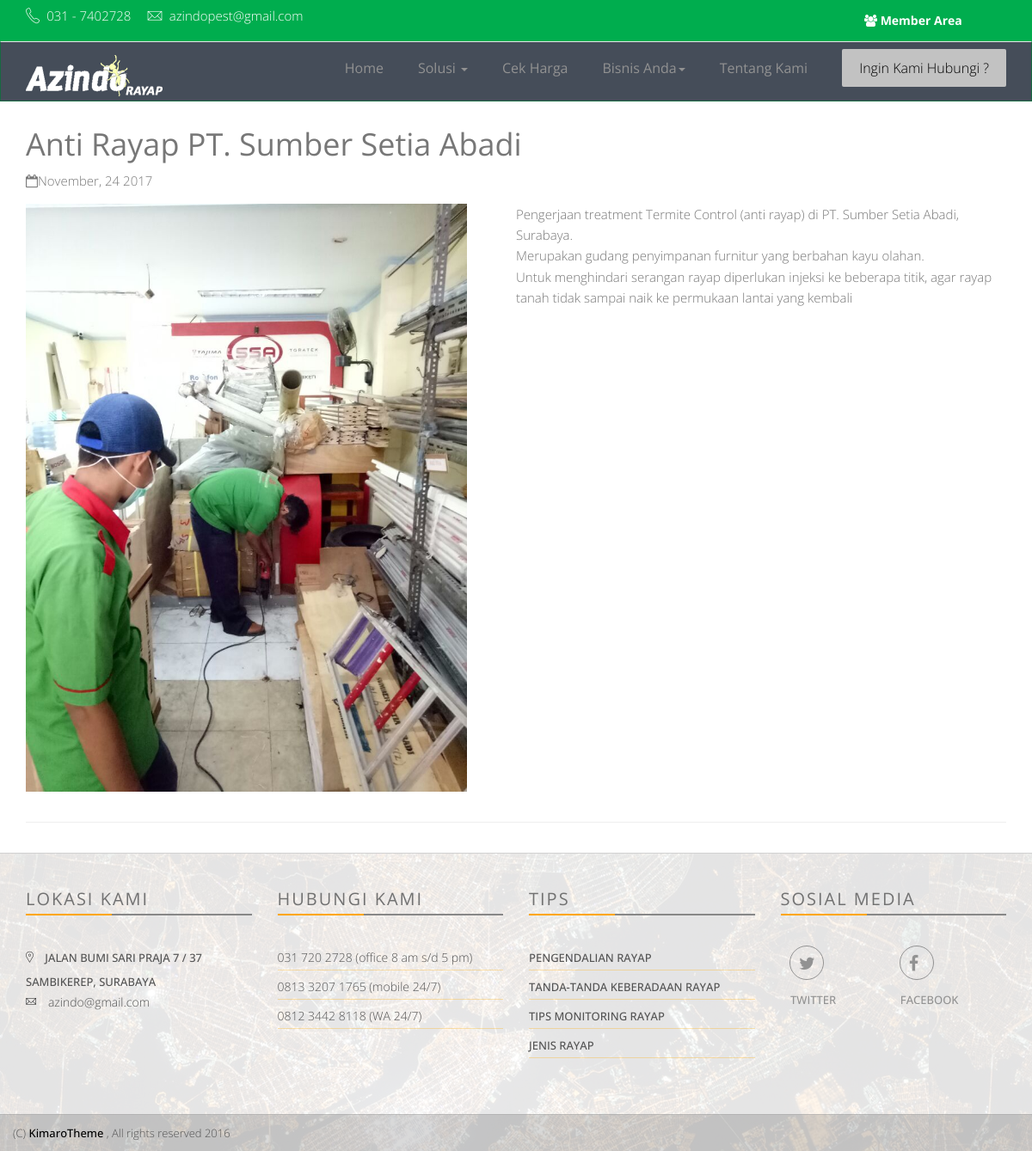
Page /artikel/index.php on the committed database.
### tables this page shows
CREATE TABLE `post` (
  `id_post` tinyint(5) NOT NULL,
  `tanggal` date NOT NULL,
  `judul` char(80) NOT NULL,
  `image` char(100) NOT NULL,
  `isi_post` varchar(10000) NOT NULL
);

### artikel/index.php (the view, shortened to what this page needs)
<!DOCTYPE html>
 <html class="no-js">
    <head>
        <link rel="stylesheet" href="../assets/css/normalize.css">
        <link rel="stylesheet" href="../assets/css/font-awesome.min.css">
        <link rel="stylesheet" href="../assets/css/fontello.css">
        <link href="../assets/fonts/icon-7-stroke/css/pe-icon-7-stroke.css" rel="stylesheet">
        <link href="../assets/fonts/icon-7-stroke/css/helper.css" rel="stylesheet">
        <link href="../assets/css/animate.css" rel="stylesheet" media="screen">
        <link rel="stylesheet" href="../assets/css/bootstrap-select.min.css">
        <link rel="stylesheet" href="../bootstrap/css/bootstrap.min.css">
        <link rel="stylesheet" href="../assets/css/icheck.min_all.css">
        <link rel="stylesheet" href="../assets/css/price-range.css">
        <link rel="stylesheet" href="../assets/css/owl.carousel.css">
        <link rel="stylesheet" href="../assets/css/owl.theme.css">
        <link rel="stylesheet" href="../assets/css/owl.transitions.css">
        <link rel="stylesheet" href="../assets/css/style.css">
        <link rel="stylesheet" href="../assets/css/responsive.css">
    </head>
    <body>
	<div class="navbarfixed">
        <div class="header-connect">
            <div class="container">
                <div class="row">
                    <div class="col-md-5 col-sm-8  col-xs-12">
                        <div class="header-half header-call">
                            <p>
                                <span><i class="pe-7s-call"></i> 031 - 7402728</span>
                                <span><i class="pe-7s-mail"></i> azindopest@gmail.com</span>
                            </p>
                        </div>
                    </div>
                    <div class="col-md-2 col-md-offset-5  col-sm-3 col-sm-offset-1  col-xs-12">
                        <div class="header-half header-social">
                            <ul class="list-inline">
                                <li><a href="../member-area/" target="_blank"><i class="fa fa-users"></i> Member Area</a></li>
                            </ul>
                        </div>
                    </div>
                </div>
            </div>
        </div>
        <nav class="navbar navbar-default ">
            <div class="container">
                <div class="navbar-header">
                    <a class="navbar-brand" href="../index.php"><img src="../assets/img/azindorayap.png" alt=""></a>
                </div>
                <div class="collapse navbar-collapse yamm" id="navigation">
                    <div class="button navbar-right">
                        <button id="myBtn" class="navbar-btn nav-button wow fadeInRight" data-wow-delay="0.48s">Ingin Kami Hubungi ?</button>
                    </div>
                    <ul class="main-nav nav navbar-nav navbar-right">
                        <li class="dropdown ymm-sw " data-wow-delay="0.5s">
                            <a href="../index.php" class="dropdown-toggle">Home </a>
                        </li>
						<li class="dropdown ymm-sw " data-wow-delay="0.1s">
                            <a href="#" class="dropdown-toggle" data-toggle="dropdown" data-hover="dropdown" data-delay="200">Solusi <b class="caret"></b></a>
                        </li>
                        <li class="wow fadeInDown" data-wow-delay="0.5s">
                            <a href="#" class="dropdown-toggle" data-hover="dropdown" onclick="harga()">Cek harga </a>
                        </li>
                        <li class="dropdown ymm-sw " data-wow-delay="0.1s">
                            <a href="#" class="dropdown-toggle" data-toggle="dropdown" data-hover="dropdown" data-delay="200">Bisnis Anda<b class="caret"></b></a>
                        </li>
						<li class="dropdown ymm-sw " data-wow-delay="0.1s">
                            <a href="../tentang/" class="dropdown-toggle" data-hover="dropdown">Tentang Kami</a>
                        </li>
                    </ul>
                </div>
            </div>
        </nav>
	</div>
					<div class="container">
						<div class="single-property-wrapper">
							<div class="section1">
                                <div class="s-property-content"><br>
								<?php
								  include "../admin/koneksi.php";
								  $query = "SELECT * FROM post ORDER BY id_post DESC";
								  $sql = mysqli_query($connect, $query);
								  while($data = mysqli_fetch_array($sql)){
									echo "<h2 class='wow fadeInLeft animated'>".$data['judul']."</h2>";
									echo "<p class='date-comments'><i class='fa fa-calendar-o'></i>".date('F, d Y', strtotime($data['tanggal']))."</p>";
									echo "<table border='0'><td width='50%'><p><img src='../admin/gambar/".$data['image']."' width='90%'></p><td>";
									echo "<td valign='top'><p>".$data['isi_post']."</p><td></table>";
									echo "<hr>";
								  }
								  ?>
                                </div>
							</div>
						</div>
					</div>
        <div class="footer-area">
            <div class=" footer">
                <div class="container">
                    <div class="row">
                        <div class="col-md-3 col-sm-6 wow fadeInRight animated">
                            <div class="single-footer">
                                <h4>Lokasi Kami</h4>
                                <div class="footer-title-line"></div>
                                <ul class="footer-adress">
                                    <li><a class="wow fadeInUp animated" target="_blank" href="https://www.google.co.id/maps/place/Jalan+Bumi+Sari+Praja+VII,+Lontar,+Sambikerep,+Kota+SBY,+Jawa+Timur+60216/@-7.2668211,112.6716011,17z/data=!3m1!4b1!4m5!3m4!1s0x2dd7fe815fb10533:0x7113510b7b4dc009!8m2!3d-7.2668264!4d112.6737898?hl=en">
									<i class="pe-7s-map-marker strong"> </i> Jalan Bumi Sari Praja 7 / 37 Sambikerep, Surabaya</a></li>
                                    <li><i class="pe-7s-mail strong"> </i> azindo@gmail.com</li>
                                </ul>
                            </div>
                        </div>
                        <div class="col-md-3 col-sm-6 wow fadeInRight animated">
                            <div class="single-footer">
                                <h4>Hubungi Kami</h4>
                                <div class="footer-title-line"></div>
                                <ul class="footer-menu">
                                    <li>031 720 2728 (office 8 am s/d 5 pm)</li>
                                    <li>0813 3207 1765 (mobile 24/7)</li>
                                    <li>0812 3442 8118 (WA 24/7)</li>
                                </ul>
                            </div>
                        </div>
                        <div class="col-md-3 col-sm-6 wow fadeInRight animated">
                            <div class="single-footer">
                                <h4>Tips</h4>
                                <div class="footer-title-line"></div>
                                <ul class="footer-menu">
                                    <li><a href="../pengendalian-rayap/">Pengendalian Rayap</a>  </li>
                                    <li><a href="../serangan/">Tanda-tanda Keberadaan Rayap</a>  </li>
                                    <li><a href="../monitoring-rayap/">Tips Monitoring Rayap</a></li>
                                    <li><a href="../jenis-rayap/">Jenis Rayap</a></li>
                                </ul>
                            </div>
                        </div>
                        <div class="col-md-3 col-sm-6 wow fadeInRight animated">
                            <div class="single-footer news-letter">
                                <h4>Sosial Media</h4>
                                <div class="footer-title-line"></div>
                                <div class="social pull-right">
                                    <ul>
                                        <li><a class="wow fadeInUp animated" href="https://twitter.com/azindopest" target="_blank"><i class="fa fa-twitter"></i>Twitter</a></li>
                                        <li><a class="wow fadeInUp animated" href="https://www.facebook.com/azindopest" target="_blank" data-wow-delay="0.2s"><i class="fa fa-facebook"></i>Facebook</a></li>
                                    </ul>
                                </div>
                            </div>
                        </div>
                    </div>
                </div>
            </div>
            <div class="footer-copy text-center">
                <div class="container">
                    <div class="row">
                        <div class="pull-left">
                            <span> (C) <a href="http://www.KimaroTec.com">KimaroTheme</a> , All rights reserved 2016  </span>
                        </div>
                    </div>
                </div>
            </div>
        </div>
    </body>
</html>

### rows in the picture
post: judul "Anti Rayap PT. Sumber Setia Abadi", tanggal "November, 24 2017", image (picture), isi_post "Pengerjaan treatment Termite Control (anti rayap) di PT. Sumber Setia Abadi, Surabaya. Merupakan gudang penyimpanan furnitur yang berbahan kayu olahan. Untuk menghindari serangan rayap diperlukan injeksi ke beberapa titik, agar rayap tanah tidak sampai naik ke permukaan lantai yang kembali"
